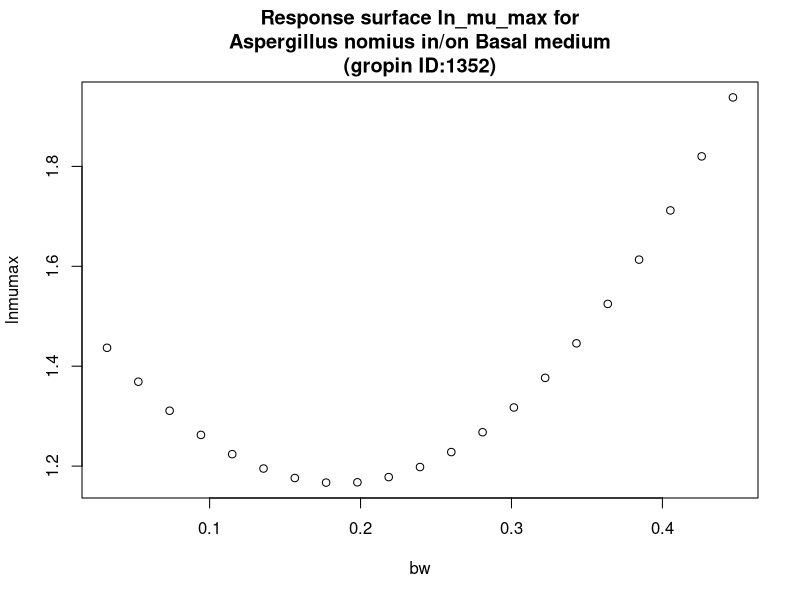

Here is the R script that generated this plot:
#############################
# start of Parameter script
#############################
bw <- seq(0.032032,0.446753246753247,length.out=21)
#############################
# end of Parameter script
#############################
############################# 
# start of Model script Gropin ID 1352 
#############################
 
# constant coefficients for this model
 
variables <- data.frame(bw)
argumentsPar <- unique.data.frame(expand.grid(variables))
 
# heart of the model
response_surface <- function(bw) {
   mumax <-(1.561-4.240*bw+11.38*bw^2)

	return(mumax=mumax)
} 

# output parameters
responseSurface <- cbind(argumentsPar,response_surface(argumentsPar['bw']))
colnames(responseSurface) <- c(colnames(argumentsPar),'lnmumax')
#############################
# End of Model script
#############################
############################# 
# start of Visualisation script Gropin ID 1352 
#############################
titleText <-'Response surface ln_mu_max for
Aspergillus nomius in/on Basal medium
(gropin ID:1352)'
plot(bw,responseSurface$'lnmumax',xlab='bw',
                          ylab='lnmumax',main=titleText)
#############################
# End of Visualisation script
#############################
